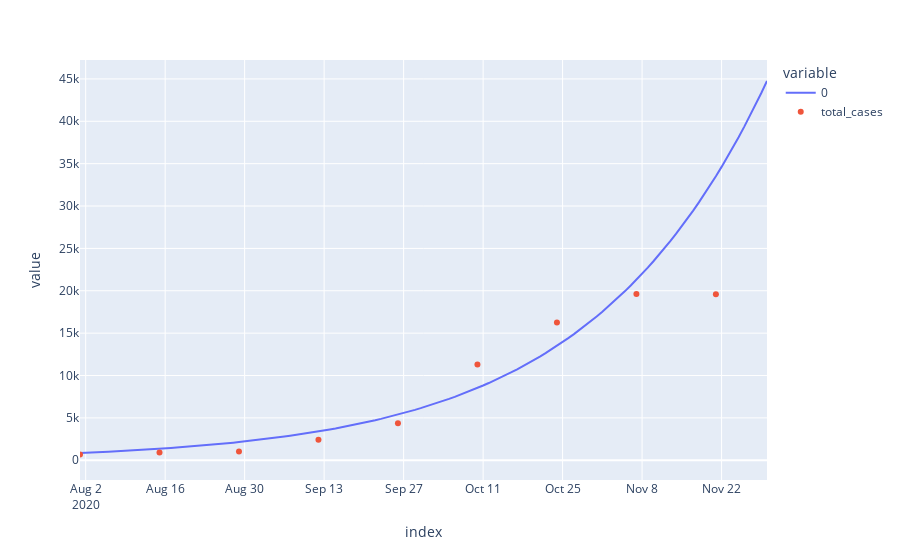

Notebook code cell kept with this figure:
### Code cell
plot_start_date = datetime(2020, 8, 1)
analysis_end_date = datetime(2020, 11, 30)

#plot= map_res["IXage_5"].plot()
plot = total_cases_pred_SMC.plot()
plot.update_xaxes(range=(plot_start_date, analysis_end_date))
# plot.add_trace(go.Scatter(x=df.loc["05_09"].index, y=df.loc["05_09"]["cases"], mode='markers', name='observed'))
plot.add_trace(go.Scatter(x=total_cases.index, y=total_cases["cases"], mode='markers', name='total_cases'))
# plot.add_trace(go.Scatter(x=total_cases.index, y=total_cases_pred_DEM, name='DEM'))

### Figure 1 — Plotly figure (JSON) as saved in the notebook; plotly's stock layout.template omitted (floating-point values rounded to 4 significant figures; data arrays with more than 128 entries replaced by an {"elided": "..."} marker saying what was removed)
{"data": [{"hovertemplate": "variable=0<br>index=%{x}<br>value=%{y}<extra></extra>", "legendgroup": "0", "line": {"color": "#636efa", "dash": "solid"}, "marker": {"symbol": "circle"}, "mode": "lines", "name": "0", "orientation": "v", "showlegend": true, "type": "scatter", "x": {"elided": "183 str values"}, "xaxis": "x", "y": {"elided": "183 float values"}, "yaxis": "y"}, {"mode": "markers", "name": "total_cases", "type": "scatter", "x": ["2020-08-01T00:00:00", "2020-08-15T00:00:00", "2020-08-29T00:00:00", "2020-09-12T00:00:00", "2020-09-26T00:00:00", "2020-10-10T00:00:00", "2020-10-24T00:00:00", "2020-11-07T00:00:00", "2020-11-21T00:00:00"], "y": [687.4, 917.4, 1026.0, 2415.0, 4378.0, 11300.0, 16240.0, 19610.0, 19590.0]}], "layout": {"legend": {"title": {"text": "variable"}, "tracegroupgap": 0}, "margin": {"t": 60}, "xaxis": {"anchor": "y", "domain": [0, 1], "range": ["2020-08-01T00:00:00", "2020-11-30T00:00:00"], "title": {"text": "index"}}, "yaxis": {"anchor": "x", "domain": [0, 1], "title": {"text": "value"}}}}
